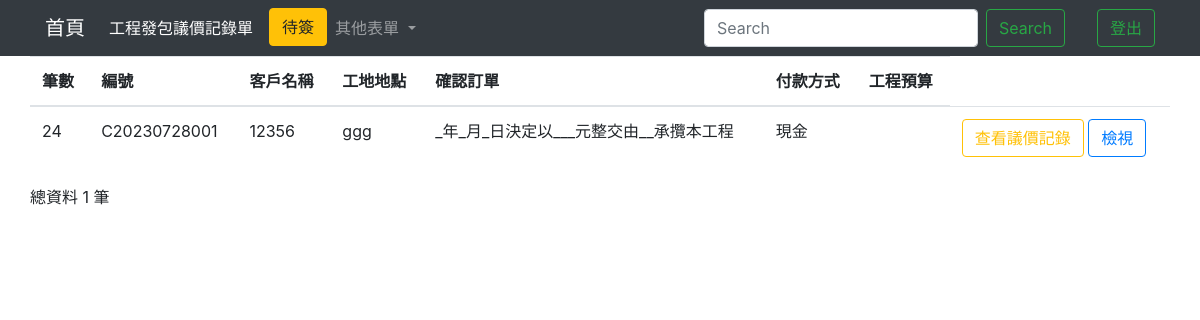
Screenshot of /contractallIndex/ (signed in) with the database file from the repository.
### testapp/models.py (models this page shows)
class Contract(models.Model):
    cNumber = models.CharField(max_length=50, default='', null=False) #編號
    cClient = models.CharField(max_length=20, null=False) #客戶名稱
    cLocation = models.CharField(max_length=20, null=False)#工作地點
    cContent = models.TextField()#發包內容
    cPayMode = models.CharField(max_length=20, null=False)#付款方式
    cBudget = models.CharField(max_length=20, null=False)#預算
    cOther = models.TextField() #備註
    cConfirm = models.TextField(blank=True,default="_年_月_日決定以___元整交由__承攬本工程") #是否承攬工程
    cGeneral_Sign = models.CharField(max_length=20, blank=True) #總座簽名
    cViceGeneral_Sign = models.CharField(max_length=20, blank=True) # 副總簽名
    cManager_Sign = models.CharField(max_length=20, blank=True) #部門主管簽名
    cDepartmentManager_Sign = models.CharField(max_length=20, blank=True) #單位主管簽名
    cUndertaker = models.CharField(max_length=20,blank=True)#承辦人
    home = models.OneToOneField(Home, on_delete=models.CASCADE,default='')

### testapp/views.py (the view)
# urls.py: path('contractallIndex/',contractallIndex),
def contractallIndex(request):
    if request.user.is_authenticated:
        username=request.user.username
        authenticate=request.user.is_staff
        firstname = request.user.first_name
    allPerson = Home.objects.filter(cReceive = firstname)
    allpersonCount = len(allPerson)
    if 'q' in request.GET:
        q = request.GET['q']
        multiple_q = Q(Q(cNumber__icontains=q) | Q(cClient__icontains=q) | Q(cLocation__icontains=q) | Q(cContent__icontains=q))
        contractall = Contract.objects.filter(multiple_q)
    else:
        contractall = Contract.objects.all().order_by("id")
    contractallCount = len(contractall)
    return render(request, "contractall_Index.html",locals())

### templates/contractall_Index.html (shortened to what this page needs)
<!DOCTYPE html>
<html lang="en">
<head>
  <link rel="stylesheet" href="https://cdn.jsdelivr.net/npm/bootstrap@4.6.2/dist/css/bootstrap.min.css">
  {% load static %}
</head>
<body>
  <nav class="navbar navbar-expand-lg navbar-dark bg-dark">
    <div class="container">
      <a class="navbar-brand" href="/homeIndex/">首頁</a>
      <div class="collapse navbar-collapse" id="navbarSupportedContent">
        <ul class="navbar-nav mr-auto">
          <li class="nav-item active">
            <a class="nav-link disabled">工程發包議價記錄單 <span class="sr-only">(current)</span></a>
          </li>
          <ul class="navbar-nav ml-2">
            <li class="nav-item">
              <button class="btn btn-warning my-2 my-sm-0" id="{{firstname}}" onclick="perosonIndex(event)">待簽
              </button>
            </li>
          </ul>
          <li class="nav-item dropdown">
            <a class="nav-link dropdown-toggle" href="#" role="button" data-toggle="dropdown" aria-expanded="false">
              其他表單
            </a>
          </li>
        </ul>
        <form class="form-inline my-2 my-lg-0">
          <input class="form-control mr-sm-2" name='q' type="search" placeholder="Search" aria-label="Search">
          <button class="btn btn-outline-success my-2 my-sm-0" type="submit">Search</button>
        </form>
        <ul class="navbar-nav ml-2">
          <li class="nav-item active">
            <a class="nav-link disabled" style="color: green;">{{firstname}} <span class="sr-only">(current)</span></a>
          </li>
        </ul>
        <ul class="navbar-nav ml-2">
          <li class="nav-item">
            <button class="btn btn-outline-success my-2 my-sm-0" onclick="Logout(event)">登出</button>
          </li>
        </ul>
      </div>
    </div>
  </nav>
  <form action="." method="POST">
    <div class="container">
      <div class="row">
        <table class="table">
          <thead>
            <th scope="col">筆數</th>
            <th scope="col">編號</th>
            <th scope="col">客戶名稱</th>
            <th scope="col">工地地點</th>
            <th scope="col">確認訂單</th>
            <th scope="col">付款方式</th>
            <th scope="col">工程預算</th>
          </thead>
          <tbody>
            {% for unit in contractall %}
            <tr>
              <td>{{unit.id}}</td>
              <td>{{unit.cNumber}}</td>
              <td>{{unit.cClient}}</td>
              <td>{{unit.cLocation}}</td>
              <td>{{unit.cConfirm}}</td>
              <td>{{unit.cPayMode}}</td>
              <td>{{unit.cBudget}}</td>
              <td>
                <button type="button" class="btn btn-outline-warning" id="{{unit.cNumber}}" onclick="checkContent()">查看議價記錄</button>
                <button type="button" class="btn btn-outline-primary" id="{{unit.cNumber}}" onclick="View()">檢視</button>
              </td>
            </tr>
            {% endfor %}
          </tbody>
        </table>
      </div>
    </div>
  </form>
  <div class="container">
    <div class="row">
      <p>總資料 {{contractallCount}} 筆</p>
    </div>
  </div>
</body>
</html>

### rows the page displays
Contract: id "24", cNumber "C20230728001", cClient "12356", cLocation "ggg", cConfirm "_年_月_日決定以___元整交由__承攬本工程", cPayMode "現金"

### other values shown
{{ contractallCount }} "1"
